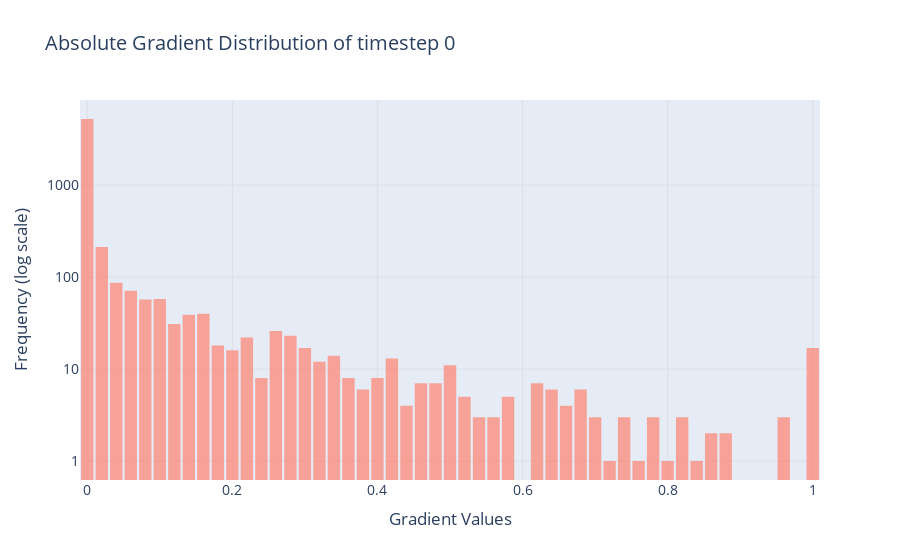

Notebook code for this chart:
### Code cell
import pandas as pd
import plotly.express as px

# Read the first column only from the CSV file
df = pd.read_csv("Gradient dataframe.csv", usecols=[1])

# Take absolute values
df = df.abs()

# Calculate sum of absolute values across rows
df_sum = df.sum(axis=1)

# Create a histogram using Plotly Express
fig = px.histogram(
    x=df_sum,  # Provide the data array directly as x
    nbins=100,  # Number of bins
    opacity=0.7,  # Set opacity for transparency
    title='Absolute Gradient Distribution of timestep 0',  # Set title
    labels={'count': 'Frequency', 'x': 'Sum of Gradient Values'},  # Customize labels
    log_y=True,  # Use log scale on y-axis
    color_discrete_sequence=['rgb(255, 132, 113)']  # Custom red-orange color sequence
)

# Customize y-axis ticks and labels
fig.update_yaxes(
    tickvals=[1, 10, 100, 1000, 10000],  # Specify the values for ticks
    ticktext=['1', '10', '100', '1000', '10000'],  # Specify the labels for ticks
)

# Customize layout
fig.update_layout(
    showlegend=False,  # Remove legend
    xaxis_title='Gradient Values',  # X-axis label
    yaxis_title='Frequency (log scale)',  # Y-axis label
    bargap=0.1,  # Set gap between bars
    bargroupgap=0.05,  # Set gap between groups of bars
    font=dict(size=14),  # Set font size
    xaxis=dict(showgrid=True, gridwidth=0.5, gridcolor='lightgrey'),  # Customize x-axis grid
    yaxis=dict(type='log', gridwidth=0.5, gridcolor='lightgrey')  # Customize y-axis with log scale
)

# Show the plot
fig.show()

### Figure 1 — Plotly figure (JSON) as saved in the notebook; plotly's stock layout.template omitted (floating-point values rounded to 4 significant figures; data arrays with more than 128 entries replaced by an {"elided": "..."} marker saying what was removed)
{"data": [{"alignmentgroup": "True", "bingroup": "x", "hovertemplate": "Sum of Gradient Values=%{x}<br>count=%{y}<extra></extra>", "legendgroup": "", "marker": {"color": "rgb(255, 132, 113)", "opacity": 0.7, "pattern": {"shape": ""}}, "name": "", "nbinsx": 100, "offsetgroup": "", "orientation": "v", "showlegend": false, "type": "histogram", "x": {"elided": "6144 float values"}, "xaxis": "x", "yaxis": "y"}], "layout": {"bargap": 0.1, "bargroupgap": 0.05, "barmode": "relative", "font": {"size": 14}, "legend": {"tracegroupgap": 0}, "showlegend": false, "title": {"text": "Absolute Gradient Distribution of timestep 0"}, "xaxis": {"anchor": "y", "domain": [0, 1], "gridcolor": "lightgrey", "gridwidth": 0.5, "showgrid": true, "title": {"text": "Gradient Values"}}, "yaxis": {"anchor": "x", "domain": [0, 1], "gridcolor": "lightgrey", "gridwidth": 0.5, "ticktext": ["1", "10", "100", "1000", "10000"], "tickvals": [1, 10, 100, 1000, 10000], "title": {"text": "Frequency (log scale)"}, "type": "log"}}}
